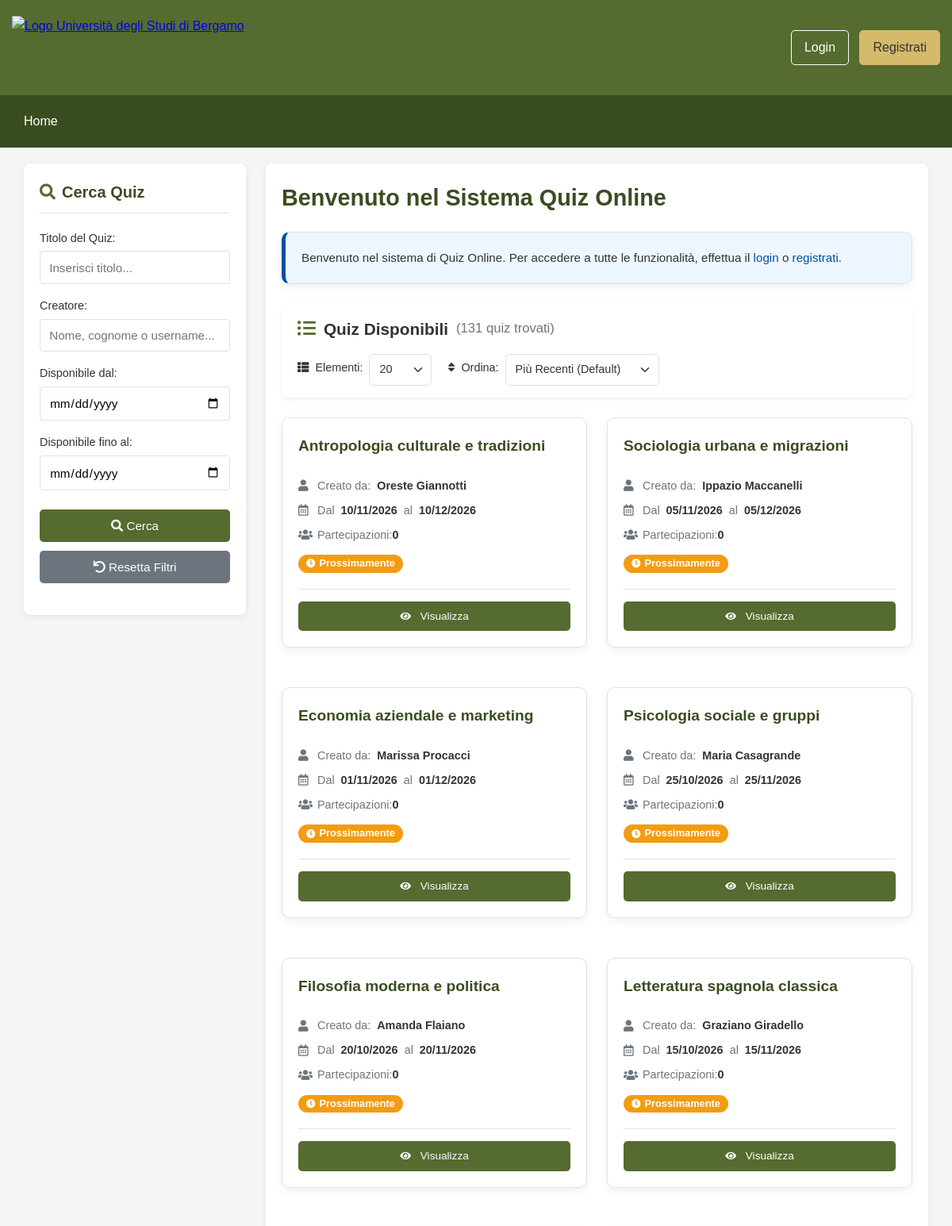
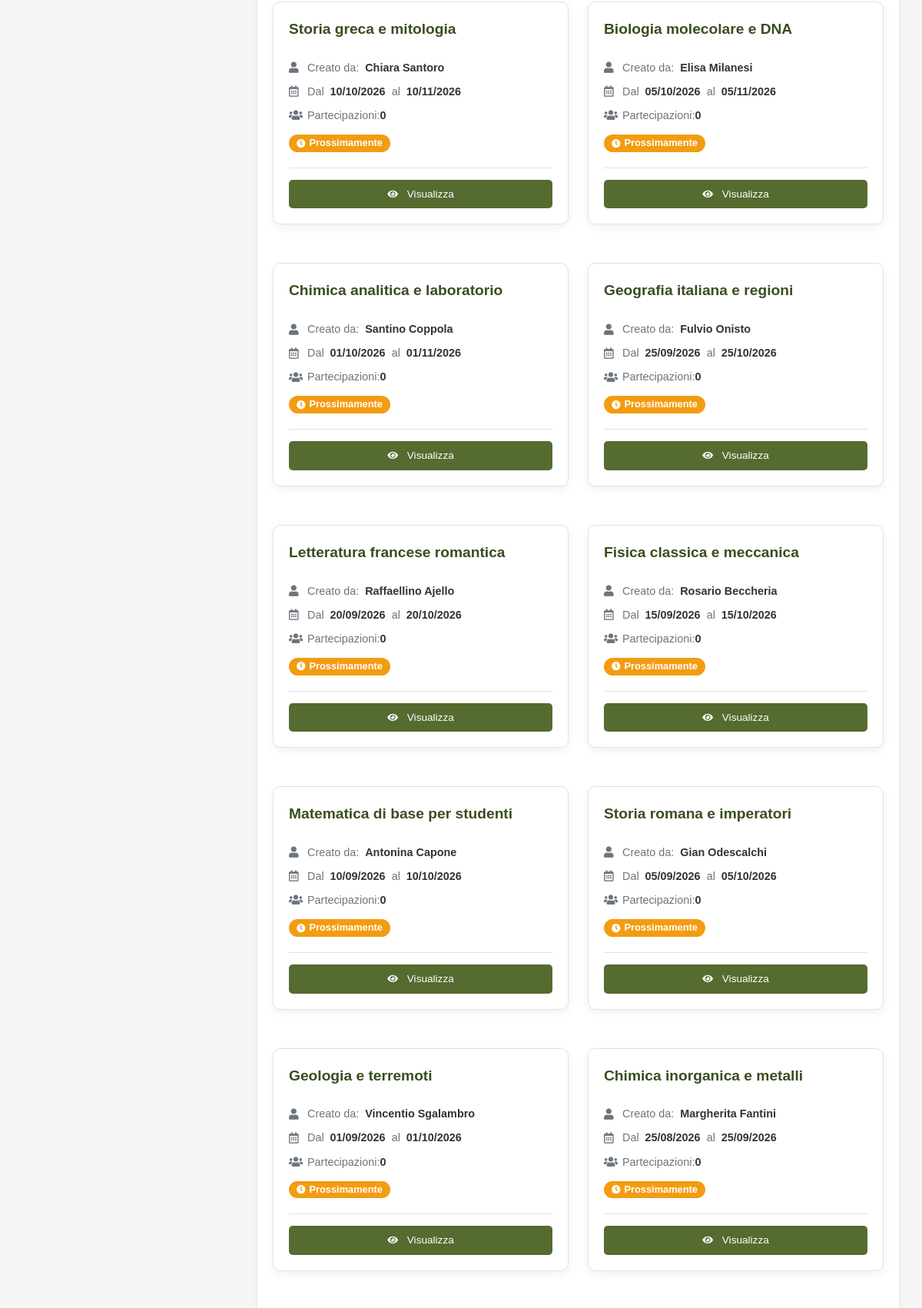
The app's page /index.php?page=2 (upper part) with its own data (2 pictures, top to bottom).
### tables this page shows
CREATE TABLE Quiz (
    codice INT AUTO_INCREMENT PRIMARY KEY,
    titolo VARCHAR(255) NOT NULL,
    dataInizio DATE NOT NULL,
    dataFine DATE NOT NULL,
    creatore VARCHAR(50) NOT NULL,
    FOREIGN KEY (creatore) REFERENCES Utente(nomeUtente) ON DELETE CASCADE
);

CREATE TABLE Utente (
    nomeUtente VARCHAR(50) PRIMARY KEY,
    nome VARCHAR(100) NOT NULL,
    cognome VARCHAR(100) NOT NULL,
    eMail VARCHAR(100) NOT NULL UNIQUE
);

### index.php (the view, shortened to what this page needs)
<?php
include 'includes/header.php';
$today = date('Y-m-d');
$search_titolo = isset($_GET['search_titolo']) ? trim($_GET['search_titolo']) : '';
$search_creatore = isset($_GET['search_creatore']) ? trim($_GET['search_creatore']) : '';
$search_data_inizio_da = isset($_GET['search_data_inizio_da']) && !empty($_GET['search_data_inizio_da']) ? trim($_GET['search_data_inizio_da']) : '';
$search_data_fine_a = isset($_GET['search_data_fine_a']) && !empty($_GET['search_data_fine_a']) ? trim($_GET['search_data_fine_a']) : '';
$sort_by = isset($_GET['sort_by']) ? $_GET['sort_by'] : 'codice_desc';
$page = isset($_GET['page']) ? (int) $_GET['page'] : 1;
$per_page = isset($_GET['per_page']) ? (int) $_GET['per_page'] : 20;
$valid_per_page_options = [10, 20, 50, 100];
$is_search_active = isset($_GET['perform_search']) || !empty($search_titolo) || !empty($search_creatore) || !empty($search_data_inizio_da) || !empty($search_data_fine_a);
$query_base_from_join = "FROM Quiz q JOIN Utente u ON q.creatore = u.nomeUtente";
$conditions = [];
$params = [];
if ($is_search_active) {
    if (!empty($search_titolo)) {
        $conditions[] = "q.titolo LIKE :search_titolo";
        $params[':search_titolo'] = '%' . $search_titolo . '%';
    }
    if (!empty($search_creatore)) {
    $conditions[] = "(
        u.nomeUtente LIKE :search_creatore_un
        OR u.nome LIKE :search_creatore_n
        OR u.cognome LIKE :search_creatore_c
        OR CONCAT(u.nome, ' ', u.cognome) LIKE :search_creatore_nc
        OR CONCAT(u.cognome, ' ', u.nome) LIKE :search_creatore_cn
    )";
    $search_creatore_param = '%' . $search_creatore . '%';
    $params[':search_creatore_un'] = $search_creatore_param;
    $params[':search_creatore_n'] = $search_creatore_param;
    $params[':search_creatore_c'] = $search_creatore_param;
    $params[':search_creatore_nc'] = $search_creatore_param;
    $params[':search_creatore_cn'] = $search_creatore_param;
}
    if (!empty($search_data_inizio_da)) {
            $conditions[] = "q.dataFine >= :search_data_inizio_da";
            $params[':search_data_inizio_da'] = $search_data_inizio_da;
    }
    if (!empty($search_data_fine_a)) {
            $conditions[] = "q.dataInizio <= :search_data_fine_a";
            $params[':search_data_fine_a'] = $search_data_fine_a;
    }
} else {
    $conditions[] = "q.dataFine >= :today_default";
    $params[':today_default'] = $today;
}
$where_clause = "";
if (!empty($conditions)) {
    $where_clause = " WHERE " . implode(" AND ", $conditions);
}
$count_sql = "SELECT COUNT(*) as total " . $query_base_from_join . $where_clause;
$sql = "SELECT q.*, u.nome, u.cognome,
               (SELECT COUNT(*) FROM Partecipazione p_count WHERE p_count.quiz = q.codice) AS num_partecipazioni "
    . $query_base_from_join . $where_clause;
$orderByClause = " ORDER BY ";
switch ($sort_by) {
    case 'codice_desc':
    default:
        $orderByClause .= "q.codice DESC";
        break;
}
$sql .= $orderByClause;
$total_quizzes = 0;
try {
    $count_stmt = $pdo->prepare($count_sql);
    $count_stmt->execute($params);
    $total_quizzes = (int) $count_stmt->fetch(PDO::FETCH_ASSOC)['total'];
} catch (PDOException $e) {
    error_log("Errore nella query di conteggio: " . $e->getMessage());
}
$offset = ($page - 1) * $per_page;
$sql .= " LIMIT :offset, :per_page";
$params_for_selection = $params;
$params_for_selection[':offset'] = $offset;
$params_for_selection[':per_page'] = $per_page;
$quizzes_to_display = [];
try {
    $stmt = $pdo->prepare($sql);
    foreach ($params_for_selection as $key => $value) {
        if ($key === ':offset' || $key === ':per_page') {
            $stmt->bindValue($key, (int) $value, PDO::PARAM_INT);
        } else {
            $stmt->bindValue($key, $value);
        }
    }
    $stmt->execute();
    $quizzes_to_display = $stmt->fetchAll(PDO::FETCH_ASSOC);
} catch (PDOException $e) {
    error_log("Errore nella query principale: " . $e->getMessage());
}
$page_content_title = $is_search_active ? "Risultati della Ricerca" : "Quiz Disponibili";
?>
<div class="main-content">
    <div class="sidebar">
        <div class="search-filter">
            <h3><i class="fas fa-search"></i> Cerca Quiz</h3>
            <form id="advanced-search-form" method="GET" action="index.php" class="search-form-sidebar">
                <div class="form-group">
                    <label for="search_titolo_sidebar">Titolo del Quiz:</label>
                    <input type="text" id="search_titolo_sidebar" name="search_titolo"
                        value="<?php echo htmlspecialchars($search_titolo); ?>" placeholder="Inserisci titolo...">
                </div>
                <div class="form-group">
                    <label for="search_creatore_sidebar">Creatore:</label>
                    <input type="text" id="search_creatore_sidebar" name="search_creatore"
                        value="<?php echo htmlspecialchars($search_creatore); ?>"
                        placeholder="Nome, cognome o username...">
                </div>
                <div class="form-group">
                    <label for="search_data_inizio_da_sidebar">Disponibile dal:</label>
                    <input type="date" id="search_data_inizio_da_sidebar" name="search_data_inizio_da"
                        value="<?php echo htmlspecialchars($search_data_inizio_da); ?>">
                </div>
                <div class="form-group">
                    <label for="search_data_fine_a_sidebar">Disponibile fino al:</label>
                    <input type="date" id="search_data_fine_a_sidebar" name="search_data_fine_a"
                        value="<?php echo htmlspecialchars($search_data_fine_a); ?>">
                </div>
                <div class="form-actions-sidebar">
                    <button type="submit" class="btn"><i class="fas fa-search"></i> Cerca</button>
                    <button type="button" id="reset-filters-btn" class="btn btn-secondary"><i class="fas fa-undo"></i>
                        Resetta Filtri</button>
                </div>
            </form>
        </div>
    </div>
    <div class="content">
        <h1>Benvenuto nel Sistema Quiz Online</h1>
        <?php if (!isset($_SESSION['user'])): ?>
            <div class="card welcome-card">
                <div class="card-content">
                    <p>Benvenuto nel sistema di Quiz Online. Per accedere a tutte le funzionalità, effettua il <a
                            href="auth_login.php" class="text-link">login</a> o <a href="auth_register.php"
                            class="text-link">registrati</a>.</p>
                </div>
            </div>
        <?php endif; ?>
        <div class="results-header">
            <h2>
                <i class="fas <?php echo $is_search_active ? 'fa-search' : 'fa-list-ul'; ?>"></i>
                <?php echo htmlspecialchars($page_content_title); ?>
                <small>(<?php echo $total_quizzes; ?> quiz
                    trovat<?php echo ($total_quizzes !== 1) ? 'i' : 'o'; ?>)</small>
            </h2>
            <div class="controls-container">
                <form method="GET" id="per-page-form" action="index.php">
                    <label for="per_page_select"><i class="fas fa-th-list"></i> Elementi:</label>
                    <select id="per_page_select" name="per_page" aria-label="Elementi per pagina">
                        <?php foreach ($valid_per_page_options as $option): ?>
                            <option value="<?php echo $option; ?>" <?php if ($per_page == $option)
                                   echo 'selected'; ?>>
                                <?php echo $option; ?>
                            </option>
                        <?php endforeach; ?>
                    </select>
                </form>
                <form method="GET" id="sort-form" action="index.php">
                    <label for="sort_by_inline"><i class="fas fa-sort"></i> Ordina:</label>
                    <select id="sort_by_inline" name="sort_by" aria-label="Criterio di ordinamento">
                        <option value="codice_desc" <?php if ($sort_by == 'codice_desc')
                            echo 'selected'; ?>>Più Recenti
                            (Default)</option>
                    </select>
                </form>
            </div>
        </div>
        <?php if (empty($quizzes_to_display) && $total_quizzes === 0): ?>
            <div class="no-results card">
                <p><i class="fas fa-info-circle"></i>
                    <?php if ($is_search_active): ?>
                        Nessun quiz trovato con i criteri specificati.
                    <?php else: ?>
                        Nessun quiz disponibile al momento.
                    <?php endif; ?>
                </p>
                <?php if ($is_search_active): ?>
                    <p><a href="index.php" class="text-link">Azzera filtri e visualizza tutti i quiz</a></p>
                <?php endif; ?>
            </div>
        <?php elseif (!empty($quizzes_to_display)): ?>
            <div class="quiz-list">
                <?php foreach ($quizzes_to_display as $quiz): ?>
                    <div class="quiz-item card">
                        <h3 class="quiz-title"><?php echo htmlspecialchars($quiz['titolo']); ?></h3>
                        <div class="quiz-meta">
                            <p><i class="fas fa-user"></i>Creato da:
                                <strong><?php echo htmlspecialchars($quiz['nome'] . ' ' . $quiz['cognome']); ?></strong>
                            </p>
                            <p><i class="far fa-calendar-alt"></i> Dal
                                <strong><?php echo date('d/m/Y', strtotime($quiz['dataInizio'])); ?></strong>   al
                                <strong><?php echo date('d/m/Y', strtotime($quiz['dataFine'])); ?></strong>
                            </p>
                            <p><i class="fas fa-users"></i> Partecipazioni:
                                <strong><?php echo $quiz['num_partecipazioni']; ?></strong>
                            </p>
                            <?php
                            $now_dt = new DateTime();
                            $dataInizio_dt = new DateTime($quiz['dataInizio']);
                            $dataFine_dt = (new DateTime($quiz['dataFine']))->setTime(23, 59, 59);
                            if ($now_dt >= $dataInizio_dt && $now_dt <= $dataFine_dt) {
                                echo '<span class="status-badge available"><i class="fas fa-check-circle"></i> Disponibile</span>';
                            } elseif ($now_dt < $dataInizio_dt) {
                                echo '<span class="status-badge pending"><i class="fas fa-clock"></i> Prossimamente</span>';
                            } else {
                                echo '<span class="status-badge expired"><i class="fas fa-times-circle"></i> Scaduto</span>';
                            }
                            ?>
                        </div>
                        <div class="quiz-actions">
                            <a href="quiz_view.php?id=<?php echo $quiz['codice']; ?>" class="btn"><i class="fas fa-eye"></i>
                                Visualizza</a>
                        </div>
                    </div>
                <?php endforeach; ?>
            </div>
        <?php endif; ?>
    </div>
</div>
<?php include 'includes/footer.php'; ?>
</body>
</html>

### records on screen
quiz: titolo "Antropologia culturale e tradizioni", creatore.cognome "Oreste Giannotti", dataInizio "10/11/2026", dataFine "10/12/2026", num_partecipazioni "0", shows "Prossimamente"
quiz: titolo "Sociologia urbana e migrazioni", creatore.cognome "Ippazio Maccanelli", dataInizio "05/11/2026", dataFine "05/12/2026", num_partecipazioni "0", shows "Prossimamente"
quiz: titolo "Economia aziendale e marketing", creatore.cognome "Marissa Procacci", dataInizio "01/11/2026", dataFine "01/12/2026", num_partecipazioni "0", shows "Prossimamente"
quiz: titolo "Psicologia sociale e gruppi", creatore.cognome "Maria Casagrande", dataInizio "25/10/2026", dataFine "25/11/2026", num_partecipazioni "0", shows "Prossimamente"
quiz: titolo "Filosofia moderna e politica", creatore.cognome "Amanda Flaiano", dataInizio "20/10/2026", dataFine "20/11/2026", num_partecipazioni "0", shows "Prossimamente"
quiz: titolo "Letteratura spagnola classica", creatore.cognome "Graziano Giradello", dataInizio "15/10/2026", dataFine "15/11/2026", num_partecipazioni "0", shows "Prossimamente"
quiz: titolo "Storia greca e mitologia", creatore.cognome "Chiara Santoro", dataInizio "10/10/2026", dataFine "10/11/2026", num_partecipazioni "0", shows "Prossimamente"
quiz: titolo "Biologia molecolare e DNA", creatore.cognome "Elisa Milanesi", dataInizio "05/10/2026", dataFine "05/11/2026", num_partecipazioni "0", shows "Prossimamente"
quiz: titolo "Chimica analitica e laboratorio", creatore.cognome "Santino Coppola", dataInizio "01/10/2026", dataFine "01/11/2026", num_partecipazioni "0", shows "Prossimamente"
quiz: titolo "Geografia italiana e regioni", creatore.cognome "Fulvio Onisto", dataInizio "25/09/2026", dataFine "25/10/2026", num_partecipazioni "0", shows "Prossimamente"
quiz: titolo "Letteratura francese romantica", creatore.cognome "Raffaellino Ajello", dataInizio "20/09/2026", dataFine "20/10/2026", num_partecipazioni "0", shows "Prossimamente"
quiz: titolo "Fisica classica e meccanica", creatore.cognome "Rosario Beccheria", dataInizio "15/09/2026", dataFine "15/10/2026", num_partecipazioni "0", shows "Prossimamente"
quiz: titolo "Matematica di base per studenti", creatore.cognome "Antonina Capone", dataInizio "10/09/2026", dataFine "10/10/2026", num_partecipazioni "0", shows "Prossimamente"
quiz: titolo "Storia romana e imperatori", creatore.cognome "Gian Odescalchi", dataInizio "05/09/2026", dataFine "05/10/2026", num_partecipazioni "0", shows "Prossimamente"
quiz: titolo "Geologia e terremoti", creatore.cognome "Vincentio Sgalambro", dataInizio "01/09/2026", dataFine "01/10/2026", num_partecipazioni "0", shows "Prossimamente"
quiz: titolo "Chimica inorganica e metalli", creatore.cognome "Margherita Fantini", dataInizio "25/08/2026", dataFine "25/09/2026", num_partecipazioni "0", shows "Prossimamente"

### other values on screen
$page_content_title "Quiz Disponibili"
$total_quizzes "131"
form field per_page "20"
